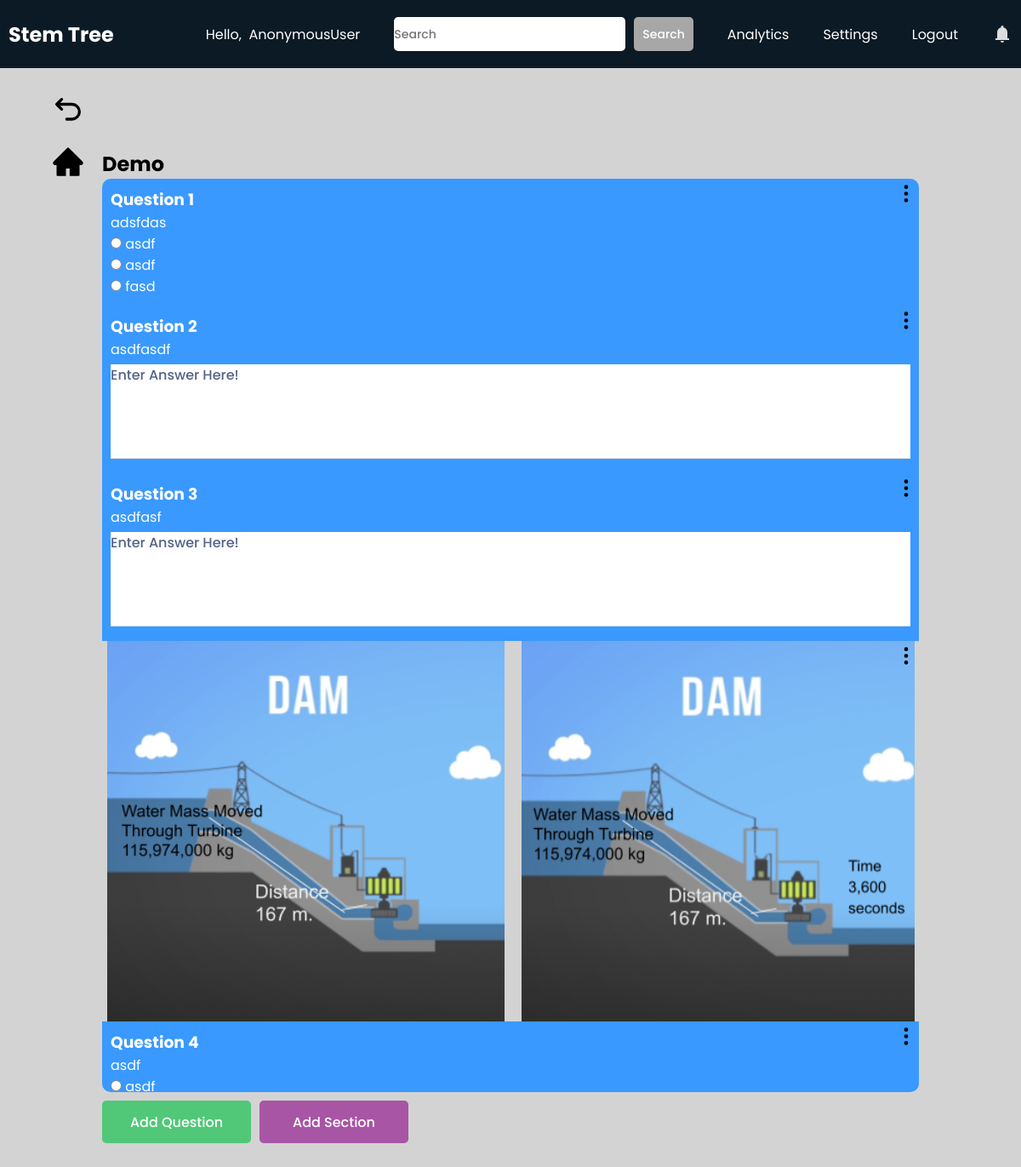
Screenshot of /teachers/module_view/792a3352287742149e214a01e29da6ed/792a3352287742149e214a01e29da6ed/ with the database file from the repository.
### teachers/models.py (models this page shows, shortened)
class Module(models.Model):
    id = models.UUIDField(primary_key=True, default=uuid.uuid4, editable=False)
    course = models.ForeignKey(MyClass, on_delete=models.CASCADE, null=True)
    author = models.ForeignKey(User, on_delete=models.CASCADE)
    title = models.CharField(max_length=100)
    is_visible = models.BooleanField(default=False)
    attempts = models.PositiveIntegerField(default=1)
    weight = models.PositiveIntegerField(default=1)
    created_at = models.DateTimeField(default=timezone.now)

class ModuleQuestion(models.Model):
    id = models.UUIDField(primary_key=True, default=uuid.uuid4, editable=False)
    module = models.ForeignKey(Module, on_delete=models.CASCADE)
    question_text = models.CharField(max_length=200, null=True, blank=True)
    option1 = models.CharField(max_length=100, null=True)
    option2 = models.CharField(max_length=100, null=True)
    option3 = models.CharField(max_length=100, null=True)
    option4 = models.CharField(max_length=100, null=True)
    correct_answer = models.IntegerField(choices=[(1, 'Option 1'), (2, 'Option 2'), (3, 'Option 3'), (4, 'Option 4')], null=True)
    position = models.PositiveIntegerField(default=0)

class ShortAnswer(models.Model):
    id = models.UUIDField(primary_key=True, default=uuid.uuid4, editable=False)
    module = models.ForeignKey(Module, on_delete=models.CASCADE)
    question_text = models.CharField(max_length=500)
    position = models.PositiveIntegerField(default=0)

class ModuleSection(models.Model):
    id = models.AutoField(primary_key=True)
    module = models.ForeignKey(Module, on_delete=models.CASCADE)
    defaultModule = models.CharField(max_length=100, null=True)
    text = models.CharField(max_length=200)
    position = models.PositiveIntegerField(default=0)

class ModuleImage(models.Model):
    id = models.AutoField(primary_key=True)
    section = models.ForeignKey(ModuleSection, on_delete=models.CASCADE)
    image = models.ImageField(null=True, blank=True, upload_to='images/')

### teachers/views.py (the view, shortened to what this page needs)
# urls.py: path("module_view/<str:id>/<str:course_id>/", views.moduleView, name="moduleView"),
def moduleView(request, id, course_id):
    module = Module.objects.get(pk=id)
    questions = ModuleQuestion.objects.filter(module=module)
    section_objects = []
    sections = ModuleSection.objects.filter(module=module)
    for section in sections:
        section_images = ModuleImage.objects.filter(section=section)
        section_objects.append({"section": section, "images": section_images})
    shortAnswers = ShortAnswer.objects.filter(module=module)
    all_questions = []
    i = 0
    j = 0
    while i < questions.count() and j < shortAnswers.count():
        print(questions[i].position)
        print(shortAnswers[j].position)
        if questions[i].position < shortAnswers[j].position:
            all_questions.append({"type":"multi", "question":questions[i]})
            i += 1
        else:
            all_questions.append({"type":"short", "question": shortAnswers[j]})
            j += 1
    while i < questions.count():
        all_questions.append({"type":"multi", "question":questions[i]})
        i += 1
    while j < shortAnswers.count():
        all_questions.append({"type":"short", "question": shortAnswers[j]})
        j += 1
    max_section = 0
    max_question = 0
    max_shortAnswer = 0
    if sections.exists():
        max_section = sections.order_by('-position').first().position
    if questions.exists():
        max_question = questions.order_by('-position').first().position
    if shortAnswers.exists():
        max_shortAnswer = shortAnswers.order_by('-position').first().position
    position = max(max_section,max_question,max_shortAnswer) + 1
    prefabs = Prefab.objects.all()
    context = {"questions": all_questions, "prefabs": prefabs, "sections": section_objects, "module":module, "courseId":course_id, "count":range(position)}
    return render(request, "teachers/moduleview.html", context)

### teachers/templates/teachers/moduleview.html (shortened to what this page needs)
{% extends 'teachers/base.html' %}
{% load static %}
{% block extra_css %}
    <link rel="stylesheet" href="{% static 'css/moduleview.css' %}">
{% endblock %}
{% block content %}
    <a class="backbtn" href="{% url 'teachers:module' module.id courseId%}"><svg xmlns="http://www.w3.org/2000/svg" width="24" height="24" viewBox="0 0 24 24"><path fill="none" stroke="currentColor" stroke-linecap="round" stroke-linejoin="round" stroke-width="2" d="M11 18h3.75a5.25 5.25 0 1 0 0-10.5H5M7.5 4L4 7.5L7.5 11"/></svg></a>
    <a class="backbtn" id="homebtn" href="{% url 'teachers:course' courseId%}"></a>
    <div id="contentwrapper">
        <div id="content">
            <div id="wrapper">
                <h2>{{module.title}}</h2>
                <div id="quiz-wrapper">
                    <form class="viewForm" method="post">
                        {% for i in count %}
                            {% for section in sections %}
                                {% if section.section.position == i %}
                                    <div class="sections">
                                        <div class="editButton" data-target="{{section.section.id}}">
                                            <svg xmlns="http://www.w3.org/2000/svg" width="1em" height="1em" viewBox="0 0 16 16"><path fill="currentColor" d="M9.5 13a1.5 1.5 0 1 1-3 0a1.5 1.5 0 0 1 3 0m0-5a1.5 1.5 0 1 1-3 0a1.5 1.5 0 0 1 3 0m0-5a1.5 1.5 0 1 1-3 0a1.5 1.5 0 0 1 3 0"/></svg>
                                        </div>
                                        {% if section.images %}
                                        <div class="imageContainer">
                                            {% for image in section.images %}
                                                <img src="{{image.image.url}}" alt="">
                                            {% endfor %}
                                        </div>
                                        {% endif %}
                                    </div>
                                {% endif %}
                            {% endfor %}
                            {% for question in questions %}
                                {% if question.question.position == i %}
                                    {% if question.type == 'short' %}
                                        <div class="questions">
                                            <div class="editButton" data-target="{{question.question.id}}">
                                                <svg xmlns="http://www.w3.org/2000/svg" width="1em" height="1em" viewBox="0 0 16 16"><path fill="currentColor" d="M9.5 13a1.5 1.5 0 1 1-3 0a1.5 1.5 0 0 1 3 0m0-5a1.5 1.5 0 1 1-3 0a1.5 1.5 0 0 1 3 0m0-5a1.5 1.5 0 1 1-3 0a1.5 1.5 0 0 1 3 0"/></svg>
                                            </div>
                                            <h3>Question {{ forloop.counter }}</h3>
                                            <p>{{ question.question.question_text }}</p>
                                            <textarea
                                            rows="4"
                                            name="question"
                                            id="message"
                                            placeholder="Enter Answer Here!"
                                            class="textarea-input"
                                            ></textarea>
                                        </div>
                                    {% elif question.type == 'multi' %}
                                        <div class="questions">
                                            <div class="editButton" data-target="{{question.question.id}}">
                                                <svg xmlns="http://www.w3.org/2000/svg" width="1em" height="1em" viewBox="0 0 16 16"><path fill="currentColor" d="M9.5 13a1.5 1.5 0 1 1-3 0a1.5 1.5 0 0 1 3 0m0-5a1.5 1.5 0 1 1-3 0a1.5 1.5 0 0 1 3 0m0-5a1.5 1.5 0 1 1-3 0a1.5 1.5 0 0 1 3 0"/></svg>
                                            </div>
                                            <h3>Question {{ forloop.counter }}</h3>
                                            <p>{{ question.question.question_text }}</p>
                                            {% if question.question.option1 %}
                                                <label>
                                                    <input type="radio" name="answer" value="1"> {{ question.question.option1 }}
                                                </label><br>
                                            {% endif %}
                                            {% if question.question.option2 %}
                                                <label>
                                                    <input type="radio" name="answer" value="2"> {{ question.question.option2 }}
                                                </label><br>
                                            {% endif %}
                                            {% if question.question.option3 %}
                                                <label>
                                                    <input type="radio" name="answer" value="3"> {{ question.question.option3 }}
                                                </label><br>
                                            {% endif %}
                                        </div>
                                    {% endif %}
                                {% endif %}
                            {% endfor %}
                        {% endfor %}
                    </form>
                </div>
                <div class="buttons-div">
                    <div class="buttons" id="add-question">Add Question</div>
                    <div class="buttons" id="add-section">Add Section</div>
                </div>
            </div>
        </div>
    </div>
{% endblock %}

### teachers/static/css/base.css (style rules this page uses)
* { margin: 0; padding: 0; box-sizing: border-box; font-family: "Poppins", sans-serif; }
html { scroll-behavior: smooth; }
body { background: #d3d3d3; }
.backbtn { position: fixed; top: 100px; left: 50px; padding: 10px; border-radius: 20%; display: flex; justify-content: center; align-items: center; cursor: pointer; }
#homebtn { top:160px; }
.backbtn svg { height: 40px; width: 40px; color: black; }

### teachers/static/css/moduleview.css (style rules this page uses)
#contentwrapper { height: 100vh; padding-top: 75px; background: #d3d3d3; }
#content { height: calc(100%); display: flex; justify-content: center; }
#wrapper { width: 80%; margin-top: 100px; }
#quiz-wrapper { max-height: 60vh; min-width: 200px; width: 100%; overflow-y: auto; border-radius: 10px; overflow-x: hidden; z-index: 0; }
#quiz-wrapper img { max-width: 100%; height: auto; display: block; margin: 0 auto; }
.buttons-div { display: flex; gap: 10px; }
.buttons { width: 175px; height: 50px; display: flex; align-items: center; justify-content: center; font-size: 16px; border-radius: 5px; padding: 12px 25px; border: none; font-weight: 500; background-color: #50C878; color: white; cursor: pointer; margin-top: 10px; text-decoration: none; text-align: left; }
#add-section { background-color: #a755a4; }
.sections { display: flex; flex-direction: column; align-items: center; justify-content: center; position: relative; width: 100%; user-select: none; }
.questions { position: relative; color: white; background: #3999ff; width: 100%; padding: 10px; }
.editButton { position: absolute; display: flex; align-items: center; justify-content: center; right: 15px; top: 5px; transform: translateX(50%); cursor: pointer; }
.editButton svg { color: black; width: 25px; height: 25px; }
.viewForm { display: flex; flex-direction: column; align-items: center; justify-content: center; }
.textarea-input { width: 100%; padding-bottom: 10px; border: none; border-bottom: 1px solid #DDE3EC; background: #FFFFFF; font-weight: 500; font-size: 16px; color: #07074D; outline: none; resize: none; margin-top: 5px; }
.textarea-input::placeholder { color: #536387; }
.imageContainer { display: flex; justify-content: center; flex-wrap: wrap; gap: 20px; }
img { display: block; }

### rows the page displays
Module: title "Demo"
ModuleQuestion: question.question_text "adsfdas", question.option1 "asdf", question.option2 "asdf", question.option3 "fasd"
ShortAnswer: question.question_text "asdfasdf"
ShortAnswer: question.question_text "asdfasf"
ModuleImage: image (picture)
ModuleImage: image (picture)
ModuleQuestion: question.question_text "asdf", question.option2 "asdf"

### other values shown
{{ request.user }} "AnonymousUser"
